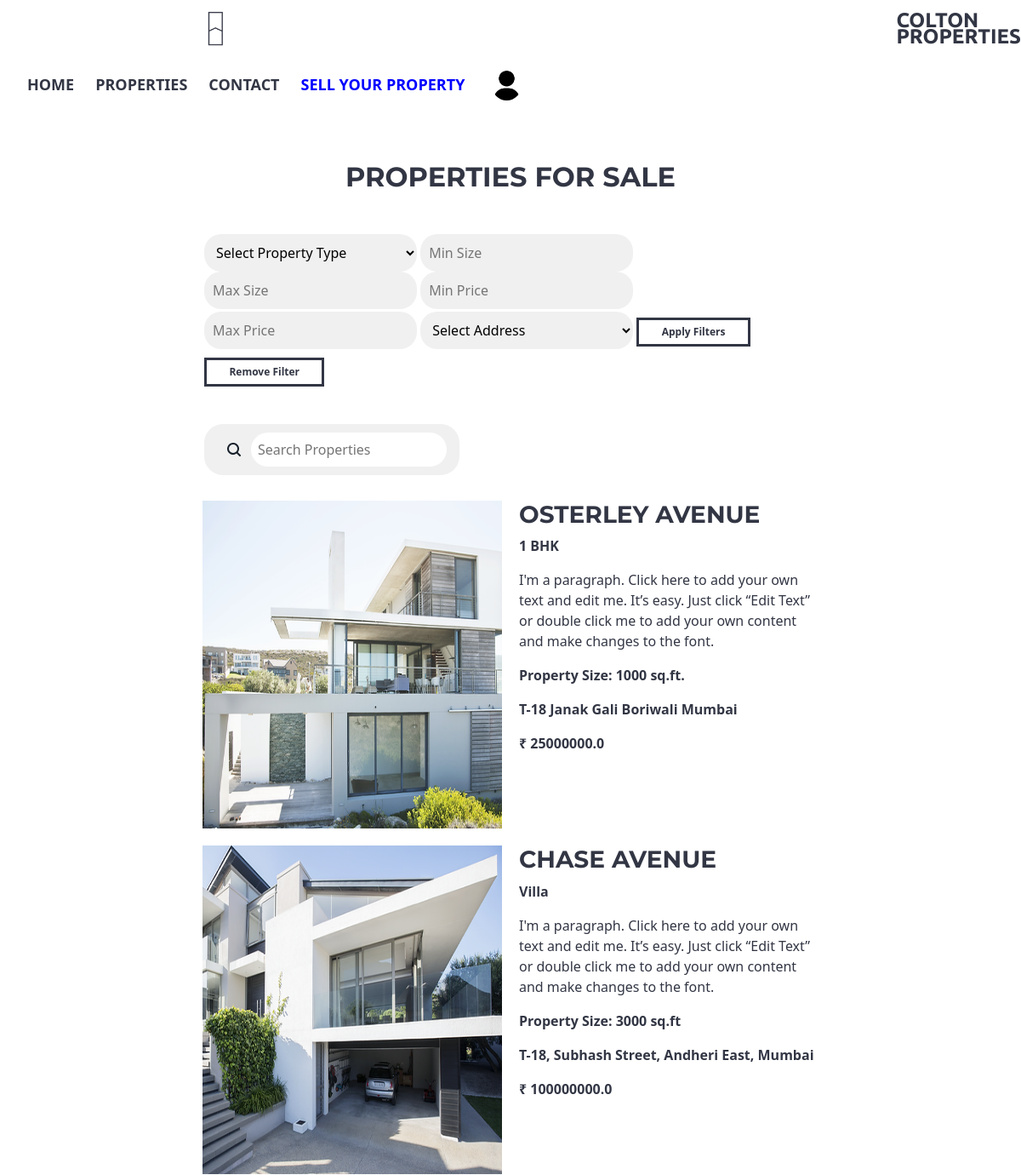
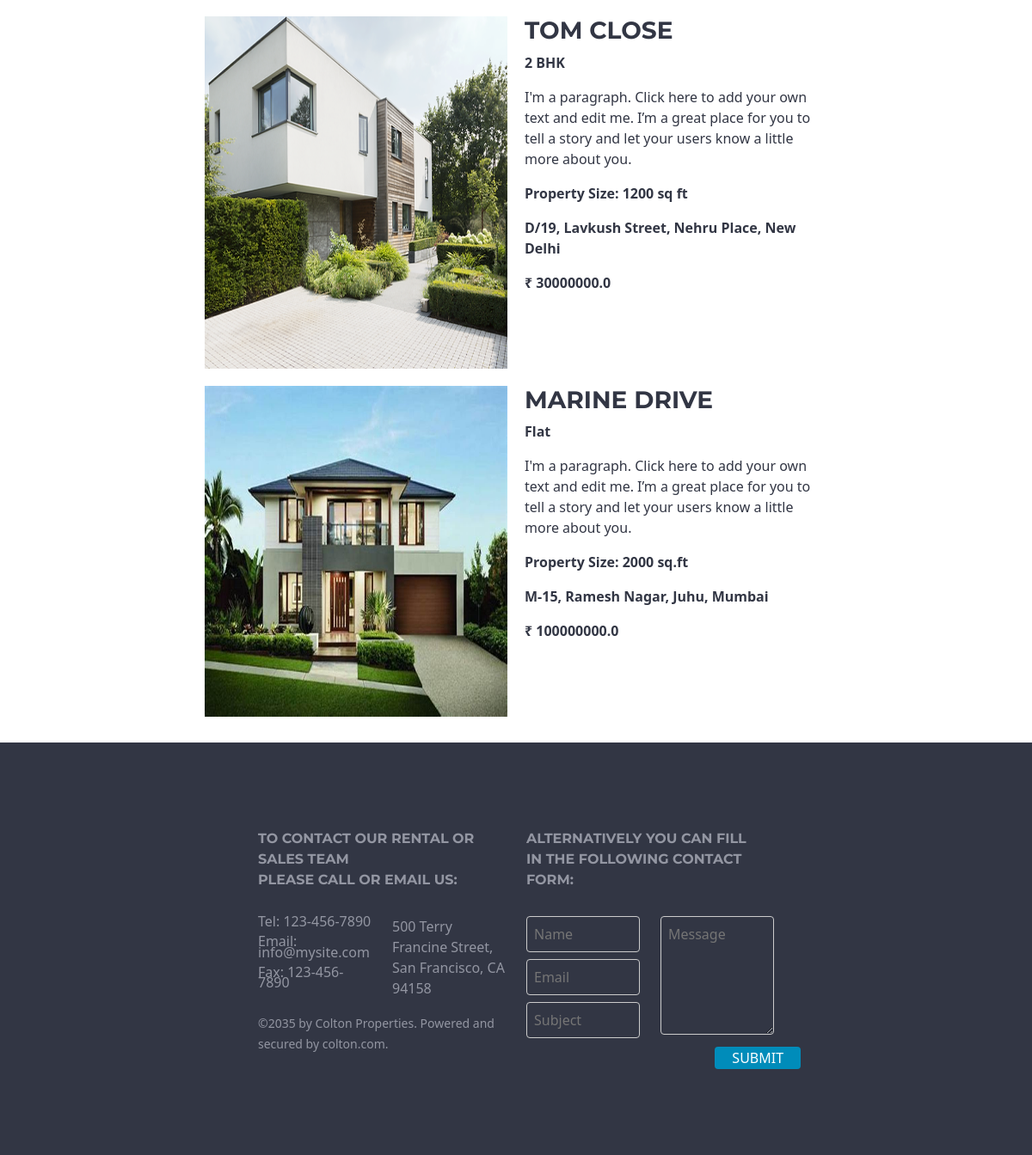
The app's page /properties (signed in) with its own data (2 pictures, top to bottom).
### app.py (models this page shows)
class Client(db.Model):
    id = db.Column(db.String(6), primary_key=True, default=lambda: ''.join(secrets.choice(string.ascii_uppercase + string.digits) for _ in range(6)))
    name = db.Column(db.String(100), nullable=False)
    email = db.Column(db.String(100), unique=True, nullable=False)
    phone = db.Column(db.String(10), unique=True, nullable=False)
    password = db.Column(db.String(128), nullable=False)
    photo = db.Column(db.String(200))

class Property(db.Model):
    id = db.Column(db.Integer, primary_key=True)
    owner_name = db.Column(db.String(100), db.ForeignKey('owner.owner_name'), nullable=False)
    address = db.Column(db.String(200), nullable=False)
    property_name = db.Column(db.String(100), nullable=False)
    property_description = db.Column(db.Text, nullable=False)
    property_size = db.Column(db.String(20), nullable=False)
    property_type = db.Column(db.String(50), nullable=False)
    price = db.Column(db.Float, nullable=False)
    image1 = db.Column(db.String(200))
    image2 = db.Column(db.String(200))
    image3 = db.Column(db.String(200))
    image4 = db.Column(db.String(200))

### app.py (the view)
@app.route('/properties')
def properties():
    properties = Property.query.all()
    if 'user_id' in session:
        client = Client.query.get(session['user_id'])
    else:
        client = None
    return render_template('properties.html', properties=properties, client=client)

### templates/properties.html (shortened to what this page needs)
<!DOCTYPE html>
<html lang="en">
  <head>
    <link rel="stylesheet" type="text/css" href="{{ url_for('static', filename='css/index_css.css') }}" />
    <link href="https://cdn.jsdelivr.net/npm/bootstrap@5.3.0-alpha2/dist/css/bootstrap.min.css" rel="stylesheet">
    <link rel="stylesheet" href="https://use.fontawesome.com/releases/v5.15.4/css/all.css">
  </head>
  <body>
    <header>
      <nav class="navbar">
        <img src="{{url_for('static', filename='/images/logo.png')}}" alt="Logo" height="50rem" width="25rem" />
        <a href="/" class="nav-brand">COLTON <br> PROPERTIES</a>
        <ul class="nav-items">
            <li><a href="/">HOME</a></li>
            <li><a href="/properties">PROPERTIES</a></li>
            <li><a href="#footer">CONTACT</a></li>
            <li><a href="/owner_login" class="sell-property" style="color: blue;">SELL YOUR PROPERTY</a></li>
            {% if 'user_id' in session %}
            <li class="user-dropdown">
                <div class="profile-dropdown">
                    <img src="{{ client.photo if client.photo else url_for('static', filename='/images/default_profile.jpg') }}" alt="Profile Image" class="profile-image">
                </div>
            </li>
            {% else %}
            <li><a href="/client_login">LOGIN</a></li>
            {% endif %}
        </ul>
      </nav>
      <section id="properties">
        <br><br>
        <h2 class="text-center mb-5" style="font-weight: bolder;">PROPERTIES FOR SALE</h2>
        <div class="filter-section">
          <select name="property_type" class="input__search" style="max-width: 250px; padding: 10px; background-color: #F0F0F0;">
            <option value="">Select Property Type</option>
          </select>
          <input type="number" name="property_size_min" placeholder="Min Size" class="input__search" style="max-width: 250px; padding: 10px; background-color: #F0F0F0;" />
          <input type="number" name="property_size_max" placeholder="Max Size" class="input__search" style="max-width: 250px; padding: 10px; background-color: #F0F0F0;" />
          <input type="number" name="price_min" placeholder="Min Price" class="input__search" style="max-width: 250px; padding: 10px; background-color: #F0F0F0;" />
          <input type="number" name="price_max" placeholder="Max Price" class="input__search" style="max-width: 250px; padding: 10px; background-color: #F0F0F0;" />
          <select name="address" class="input__search" style="max-width: 250px; padding: 10px; background-color: #F0F0F0;">
            <option value="">Select Address</option>
          </select>
          <button id="applyFilters" class="property-btn" style="margin-top: 10px;">Apply Filters</button>
          <button id="clearFilters" class="property-btn" style="margin-top: 10px;">Remove Filter</button><br /><br />
        </div>
        <div class="input__container search-section">
          <button class="input__button__shadow">
            <svg fill="none" xmlns="http://www.w3.org/2000/svg" viewBox="0 0 20 20" height="20px" width="20px">
              <path d="M4 9a5 5 0 1110 0A5 5 0 014 9zm5-7a7 7 0 104.2 12.6.999.999 0 00.093.107l3 3a1 1 0 001.414-1.414l-3-3a.999.999 0 00-.107-.093A7 7 0 009 2z" fill-rule="evenodd" fill="#17202A"></path>
            </svg>
          </button>
          <input type="text" id="search" name="text" class="input__search" placeholder="Search Properties">
        </div>
        <div class="property-section">
          <div class="row" id="property-list">
            {% for property in properties %}
            <div class="col-md-6">
              <a href="/property/{{ property.id }}" id="view-details"><img src="{{ property.image1 }}" alt="Property Image 1" height="254px" width="260px" /></a>
            </div>
            <div class="col-md-6">
              <h3><a href="/property/{{ property.id }}" id="view-details"><b>{{ property.property_name }}</b></a></h3>
              <p><b>{{ property.property_type }}</b></p>
              <p>{{ property.property_description }}</p>
              <p><b>Property Size: {{ property.property_size }}</b></p>
              <p><b>{{ property.address }}</b></p>
              <p><b>₹ {{ property.price }}</b></p><br><br><br>
            </div>
            {% endfor %}
          </div>
        </div>
      </section>
      <footer class="footer" id="footer">
        <div class="footer row">
          <div class="contact-info col-md-6">
            <h4 style="font-weight: bolder;">TO CONTACT OUR RENTAL OR SALES TEAM <br>PLEASE CALL OR EMAIL US:</h4>
            <div class="row">
              <div class="col-md-6">
                <p>Tel: 123-456-7890</p>
                <p>Email: info@mysite.com</p>
                <p>Fax: 123-456-7890</p>
              </div>
              <div class="col-md-6">
                <address>500 Terry Francine Street, San Francisco, CA 94158</address>
              </div>
            </div>
            <small>©2035 by Colton Properties. Powered and secured by colton.com.</small>
          </div>
          <div class="contact-form col-md-6">
              <h4 style="font-weight: bolder;">ALTERNATIVELY YOU CAN FILL <br> IN THE FOLLOWING CONTACT FORM:</h4>
              <form action="/submit_form" method="post">
                  <div class="row">
                    <div class="col-md-6">
                      <input type="text" name="name" placeholder="Name"><br>
                      <input type="email" name="email" placeholder="Email"><br>
                      <input type="text" name="subject" placeholder="Subject"><br>
                    </div>
                    <div class="col-md-6" id="message">
                      <textarea name="message" placeholder="Message" rows="5"></textarea><br>
                      <button type='submit' style="margin-left: 48%;">SUBMIT</button>
                    </div>
                  </div>
               </form>
          </div>
      </div>
    </footer>
  </body>
</html>

### static/css/index_css.css (style rules this page uses)
* { margin: 0; padding: 0; box-sizing: border-box; }
body { font-family: "Montserrat-black", sans-serif; text-align: center; }
h1, h2, h3, h4, h5, h6 { font-family: "Montserrat", sans-serif; }
.navbar { padding: 15px 0; display: flex; justify-content: space-between; font-weight: bold; }
.nav-brand { font-family: "Ubuntu", sans-serif; font-size: 1.5rem; line-height: 0.8; margin-left: -5%; color: #323644; text-decoration: none; }
.nav-items { list-style-type: none; display: flex; margin-right: 20%; margin-top: 18px; margin-bottom: 0; justify-content: center; align-items: flex-start; font-size: large; }
.nav-items li { margin-right: 25px; padding: 10px 0; }
.nav-items li:last-child { margin-right: 0; }
.nav-items a { color: #323644; text-decoration: none; }
.sell-property { margin-left: auto; }
.navbar img { margin-left: 20%; margin-right: 0; width: auto; padding: 0; }
.profile-dropdown { position: relative; display: inline-block; margin-top: 10px; margin-right: 20px; }
.profile-image { margin-top: -22px; width: auto; height: 35px; border-radius: 50%; cursor: pointer; }
#properties { margin-left: 20%; margin-right: 20%; color: #323644; }
.filter-section { margin-bottom: 20px; }
.search-section { margin-bottom: 20px; }
.input__container { position: relative; background: #f0f0f0; padding: 10px 15px; display: flex; justify-content: center; align-items: center; gap: 5px; border-radius: 22px; max-width: 300px; }
.input__button__shadow { cursor: pointer; border: none; background: none; display: flex; justify-content: center; align-items: center; border-radius: 12px; padding: 5px; }
.input__search { width: 100%; border-radius: 20px; outline: none; border: none; padding: 8px; position: relative; }
.property-section { margin-bottom: 20px; }
.property-section .row { display: flex; flex-wrap: wrap; }
.property-section .col-md-6 { flex: 0 0 50%; padding: 10px; }
.property-section img { width: 100%; height: 100%; display: block; margin: 0 auto; }
#view-details { text-decoration: none; color: #323644; }
.property-btn { background-color: transparent; color: #323644; border: solid #323644; padding: 0.4vw 2.2vw; font-size: 1vw; font-weight: 800; }
.footer { display: flex; justify-content: space-between; background-color: #323644; color: #9396a2; padding: 50px 150px; box-sizing: border-box; }
.contact-info p { margin-bottom: 10px; font-size: medium; line-height: 0.8; }
.contact-info h4, .contact-form h4 { margin-bottom: 30px; font-size: medium; line-height: 1.5; }
.contact-form input[type="text"], .contact-form input[type="email"], .contact-form textarea { width: 100%; padding: 8px; margin-bottom: 8px; border: 1px solid #ccc; border-radius: 4px; background-color: transparent; margin-right: 0%; }
.contact-form button { padding: 1px 20px; background-color: #008cba; color: white; border: none; border-radius: 4px; cursor: pointer; }

### records on screen
Client: photo (placeholder picture)
Property: shows a picture, property_name "OSTERLEY AVENUE", property_type "1 BHK", property_description "I'm a paragraph. Click here to add your own text and edit me. It’s easy. Just click “Edit Text” or double click me to add your own content and make changes to the font.", property_size "1000 sq.ft.", address "T-18 Janak Gali Boriwali Mumbai", price "25000000.0"
Property: shows a picture, property_name "CHASE AVENUE", property_type "Villa", property_description "I'm a paragraph. Click here to add your own text and edit me. It’s easy. Just click “Edit Text” or double click me to add your own content and make changes to the font.", property_size "3000 sq.ft", address "T-18, Subhash Street, Andheri East, Mumbai", price "100000000.0"
Property: shows a picture, property_name "TOM CLOSE", property_type "2 BHK", property_description "I'm a paragraph. Click here to add your own text and edit me. I’m a great place for you to tell a story and let your users know a little more about you.", property_size "1200 sq ft", address "D/19, Lavkush Street, Nehru Place, New Delhi", price "30000000.0"
Property: shows a picture, property_name "MARINE DRIVE", property_type "Flat", property_description "I'm a paragraph. Click here to add your own text and edit me. I’m a great place for you to tell a story and let your users know a little more about you.", property_size "2000 sq.ft", address "M-15, Ramesh Nagar, Juhu, Mumbai", price "100000000.0"
